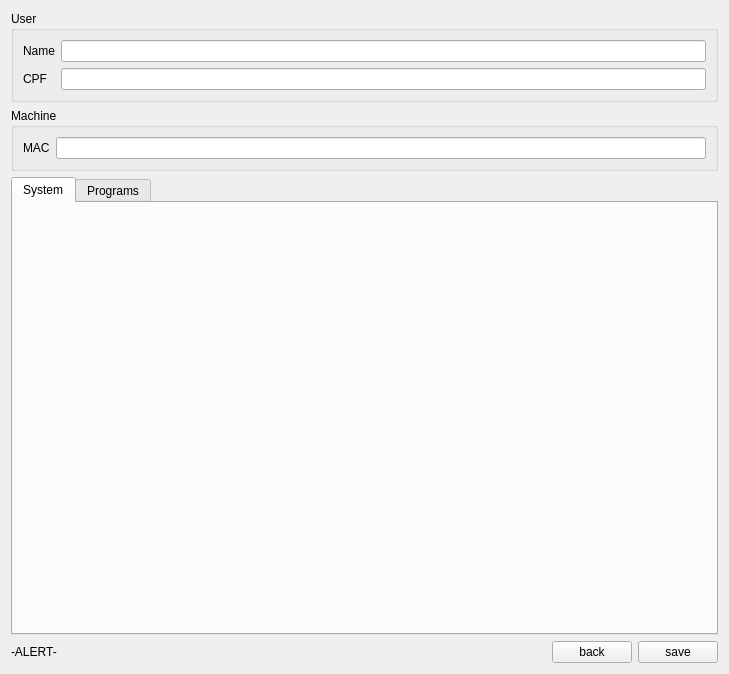
<?xml version="1.0" encoding="UTF-8"?>
<ui version="4.0">
 <class>InventoryForm</class>
 <widget class="QWidget" name="InventoryForm">
  <property name="geometry">
   <rect>
    <x>0</x>
    <y>0</y>
    <width>729</width>
    <height>674</height>
   </rect>
  </property>
  <property name="windowTitle">
   <string>Form</string>
  </property>
  <layout class="QVBoxLayout" name="verticalLayout_3">
   <item>
    <widget class="QGroupBox" name="groupBox">
     <property name="sizePolicy">
      <sizepolicy hsizetype="Preferred" vsizetype="Fixed">
       <horstretch>0</horstretch>
       <verstretch>0</verstretch>
      </sizepolicy>
     </property>
     <property name="title">
      <string>User</string>
     </property>
     <layout class="QFormLayout" name="formLayout">
      <item row="0" column="0">
       <widget class="QLabel" name="label">
        <property name="text">
         <string>Name</string>
        </property>
       </widget>
      </item>
      <item row="0" column="1">
       <widget class="QLineEdit" name="lineName">
        <property name="readOnly">
         <bool>true</bool>
        </property>
       </widget>
      </item>
      <item row="2" column="0">
       <widget class="QLabel" name="label_2">
        <property name="text">
         <string>CPF</string>
        </property>
       </widget>
      </item>
      <item row="2" column="1">
       <widget class="QLineEdit" name="lineCpf">
        <property name="readOnly">
         <bool>true</bool>
        </property>
       </widget>
      </item>
     </layout>
    </widget>
   </item>
   <item>
    <widget class="QGroupBox" name="groupBox_2">
     <property name="sizePolicy">
      <sizepolicy hsizetype="Preferred" vsizetype="Fixed">
       <horstretch>0</horstretch>
       <verstretch>0</verstretch>
      </sizepolicy>
     </property>
     <property name="title">
      <string>Machine</string>
     </property>
     <layout class="QFormLayout" name="formLayout_2">
      <item row="0" column="0">
       <widget class="QLabel" name="label_3">
        <property name="text">
         <string>MAC</string>
        </property>
       </widget>
      </item>
      <item row="0" column="1">
       <widget class="QLineEdit" name="lineMac">
        <property name="readOnly">
         <bool>true</bool>
        </property>
       </widget>
      </item>
     </layout>
    </widget>
   </item>
   <item>
    <widget class="QTabWidget" name="tabWidget">
     <property name="currentIndex">
      <number>0</number>
     </property>
     <widget class="QWidget" name="widTabSystem">
      <attribute name="title">
       <string>System</string>
      </attribute>
     </widget>
     <widget class="QWidget" name="widTabPrograms">
      <attribute name="title">
       <string>Programs</string>
      </attribute>
      <layout class="QVBoxLayout" name="verticalLayout_2">
       <item>
        <widget class="QTableWidget" name="tablePrograms">
         <property name="editTriggers">
          <set>QAbstractItemView::NoEditTriggers</set>
         </property>
         <property name="selectionMode">
          <enum>QAbstractItemView::SingleSelection</enum>
         </property>
         <property name="selectionBehavior">
          <enum>QAbstractItemView::SelectRows</enum>
         </property>
         <column>
          <property name="text">
           <string>DisplayName</string>
          </property>
         </column>
         <column>
          <property name="text">
           <string>DisplayVersion</string>
          </property>
         </column>
         <column>
          <property name="text">
           <string>InstallDate</string>
          </property>
         </column>
         <column>
          <property name="text">
           <string>Publisher</string>
          </property>
         </column>
        </widget>
       </item>
      </layout>
     </widget>
    </widget>
   </item>
   <item>
    <widget class="QWidget" name="widget" native="true">
     <layout class="QHBoxLayout" name="horizontalLayout">
      <property name="leftMargin">
       <number>0</number>
      </property>
      <property name="topMargin">
       <number>0</number>
      </property>
      <property name="rightMargin">
       <number>0</number>
      </property>
      <property name="bottomMargin">
       <number>0</number>
      </property>
      <item>
       <widget class="QLabel" name="labelAlert">
        <property name="text">
         <string>-ALERT-</string>
        </property>
       </widget>
      </item>
      <item>
       <spacer name="horizontalSpacer">
        <property name="orientation">
         <enum>Qt::Horizontal</enum>
        </property>
        <property name="sizeHint" stdset="0">
         <size>
          <width>40</width>
          <height>20</height>
         </size>
        </property>
       </spacer>
      </item>
      <item>
       <widget class="QPushButton" name="btnBack">
        <property name="text">
         <string>back</string>
        </property>
       </widget>
      </item>
      <item>
       <widget class="QPushButton" name="btnSave">
        <property name="text">
         <string>save</string>
        </property>
       </widget>
      </item>
     </layout>
    </widget>
   </item>
  </layout>
 </widget>
 <tabstops>
  <tabstop>btnSave</tabstop>
  <tabstop>btnBack</tabstop>
  <tabstop>lineName</tabstop>
  <tabstop>lineCpf</tabstop>
  <tabstop>lineMac</tabstop>
  <tabstop>tabWidget</tabstop>
  <tabstop>tablePrograms</tabstop>
 </tabstops>
 <resources/>
 <connections/>
</ui>
